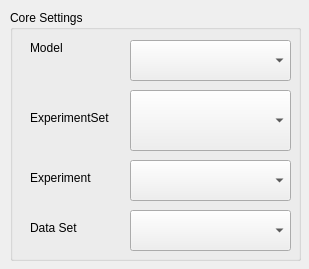
<?xml version="1.0" encoding="UTF-8"?>
<ui version="4.0">
 <class>choose</class>
 <widget class="QWidget" name="choose">
  <property name="geometry">
   <rect>
    <x>0</x>
    <y>0</y>
    <width>309</width>
    <height>269</height>
   </rect>
  </property>
  <property name="windowTitle">
   <string>Form</string>
  </property>
  <widget class="QGroupBox" name="groupBox">
   <property name="geometry">
    <rect>
     <x>10</x>
     <y>10</y>
     <width>291</width>
     <height>251</height>
    </rect>
   </property>
   <property name="title">
    <string>Core Settings</string>
   </property>
   <widget class="QComboBox" name="comboBoxExperiment">
    <property name="geometry">
     <rect>
      <x>120</x>
      <y>80</y>
      <width>161</width>
      <height>61</height>
     </rect>
    </property>
   </widget>
   <widget class="QComboBox" name="comboBoxDataSet">
    <property name="geometry">
     <rect>
      <x>120</x>
      <y>200</y>
      <width>161</width>
      <height>41</height>
     </rect>
    </property>
   </widget>
   <widget class="QLabel" name="label">
    <property name="geometry">
     <rect>
      <x>20</x>
      <y>30</y>
      <width>53</width>
      <height>16</height>
     </rect>
    </property>
    <property name="text">
     <string>Model</string>
    </property>
   </widget>
   <widget class="QComboBox" name="comboBoxModele">
    <property name="geometry">
     <rect>
      <x>120</x>
      <y>30</y>
      <width>161</width>
      <height>41</height>
     </rect>
    </property>
   </widget>
   <widget class="QLabel" name="label_5">
    <property name="geometry">
     <rect>
      <x>20</x>
      <y>210</y>
      <width>91</width>
      <height>16</height>
     </rect>
    </property>
    <property name="text">
     <string>Data Set</string>
    </property>
   </widget>
   <widget class="QLabel" name="label_2">
    <property name="geometry">
     <rect>
      <x>20</x>
      <y>100</y>
      <width>91</width>
      <height>16</height>
     </rect>
    </property>
    <property name="text">
     <string>ExperimentSet</string>
    </property>
   </widget>
   <widget class="QLabel" name="label_3">
    <property name="geometry">
     <rect>
      <x>20</x>
      <y>160</y>
      <width>71</width>
      <height>16</height>
     </rect>
    </property>
    <property name="text">
     <string>Experiment</string>
    </property>
   </widget>
   <widget class="QComboBox" name="comboBoxSubExperiment">
    <property name="geometry">
     <rect>
      <x>120</x>
      <y>150</y>
      <width>161</width>
      <height>41</height>
     </rect>
    </property>
   </widget>
  </widget>
 </widget>
 <resources/>
 <connections/>
</ui>
